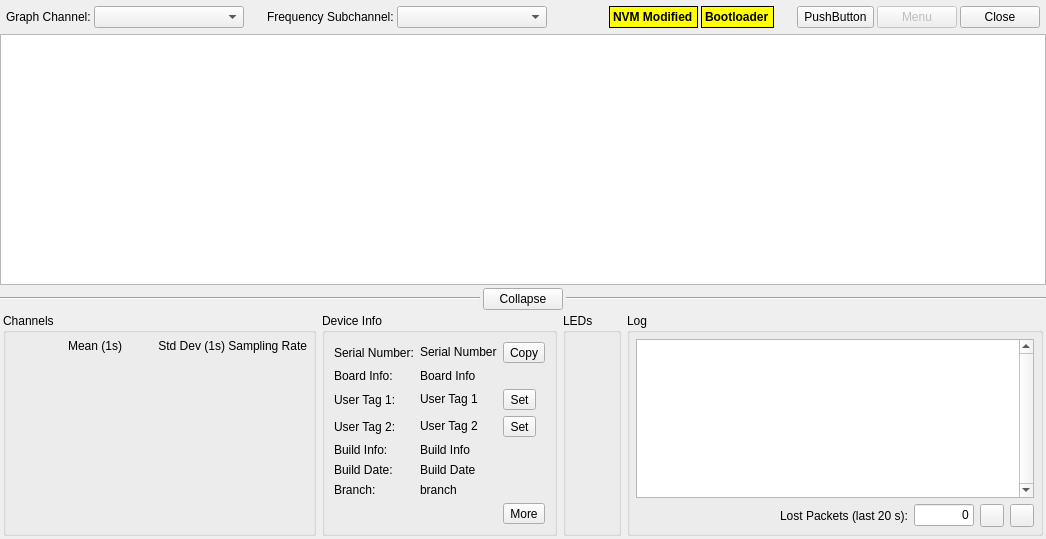
<?xml version="1.0" encoding="UTF-8"?>
<ui version="4.0">
 <class>DeviceTab</class>
 <widget class="QWidget" name="DeviceTab">
  <property name="geometry">
   <rect>
    <x>0</x>
    <y>0</y>
    <width>1046</width>
    <height>539</height>
   </rect>
  </property>
  <property name="windowTitle">
   <string>Device Tab</string>
  </property>
  <layout class="QVBoxLayout" name="verticalLayout_2">
   <property name="spacing">
    <number>0</number>
   </property>
   <property name="leftMargin">
    <number>0</number>
   </property>
   <property name="topMargin">
    <number>0</number>
   </property>
   <property name="rightMargin">
    <number>0</number>
   </property>
   <property name="bottomMargin">
    <number>0</number>
   </property>
   <item>
    <layout class="QHBoxLayout" name="horizontalLayout">
     <property name="spacing">
      <number>3</number>
     </property>
     <property name="leftMargin">
      <number>6</number>
     </property>
     <property name="topMargin">
      <number>6</number>
     </property>
     <property name="rightMargin">
      <number>6</number>
     </property>
     <property name="bottomMargin">
      <number>6</number>
     </property>
     <item>
      <widget class="QLabel" name="graphChannelLabel">
       <property name="text">
        <string>Graph Channel:</string>
       </property>
      </widget>
     </item>
     <item>
      <widget class="QComboBox" name="graphChannelComboBox">
       <property name="minimumSize">
        <size>
         <width>150</width>
         <height>0</height>
        </size>
       </property>
       <property name="maxVisibleItems">
        <number>20</number>
       </property>
      </widget>
     </item>
     <item>
      <spacer name="horizontalSpacer_2">
       <property name="orientation">
        <enum>Qt::Horizontal</enum>
       </property>
       <property name="sizeType">
        <enum>QSizePolicy::Fixed</enum>
       </property>
       <property name="sizeHint" stdset="0">
        <size>
         <width>20</width>
         <height>1</height>
        </size>
       </property>
      </spacer>
     </item>
     <item>
      <widget class="QLabel" name="fftSubchannelLabel">
       <property name="text">
        <string>Frequency Subchannel:</string>
       </property>
      </widget>
     </item>
     <item>
      <widget class="QComboBox" name="fftSubchannelComboBox">
       <property name="minimumSize">
        <size>
         <width>150</width>
         <height>0</height>
        </size>
       </property>
       <property name="maxVisibleItems">
        <number>20</number>
       </property>
      </widget>
     </item>
     <item>
      <spacer name="horizontalSpacer_5">
       <property name="orientation">
        <enum>Qt::Horizontal</enum>
       </property>
       <property name="sizeType">
        <enum>QSizePolicy::MinimumExpanding</enum>
       </property>
       <property name="sizeHint" stdset="0">
        <size>
         <width>20</width>
         <height>1</height>
        </size>
       </property>
      </spacer>
     </item>
     <item>
      <widget class="QLabel" name="nvmModifiedIndicator">
       <property name="styleSheet">
        <string notr="true">QLabel {
	background-color: yellow;
	color: black;
	font-weight: bold;
	font-size: 12px;
    border: 1px solid;
}</string>
       </property>
       <property name="text">
        <string>NVM Modified</string>
       </property>
       <property name="margin">
        <number>5</number>
       </property>
      </widget>
     </item>
     <item>
      <widget class="QLabel" name="bootloaderIndicator">
       <property name="styleSheet">
        <string notr="true">QLabel {
	background-color: yellow;
	color: black;
	font-weight: bold;
	font-size: 12px;
    border: 1px solid;
}</string>
       </property>
       <property name="text">
        <string>Bootloader</string>
       </property>
       <property name="margin">
        <number>5</number>
       </property>
      </widget>
     </item>
     <item>
      <spacer name="horizontalSpacer">
       <property name="orientation">
        <enum>Qt::Horizontal</enum>
       </property>
       <property name="sizeType">
        <enum>QSizePolicy::Fixed</enum>
       </property>
       <property name="sizeHint" stdset="0">
        <size>
         <width>20</width>
         <height>1</height>
        </size>
       </property>
      </spacer>
     </item>
     <item>
      <widget class="QToolButton" name="editDeviceSettings">
       <property name="sizePolicy">
        <sizepolicy hsizetype="Fixed" vsizetype="Minimum">
         <horstretch>0</horstretch>
         <verstretch>0</verstretch>
        </sizepolicy>
       </property>
       <property name="text">
        <string>PushButton</string>
       </property>
       <property name="iconSize">
        <size>
         <width>24</width>
         <height>24</height>
        </size>
       </property>
       <property name="toolButtonStyle">
        <enum>Qt::ToolButtonTextBesideIcon</enum>
       </property>
      </widget>
     </item>
     <item>
      <widget class="QPushButton" name="menuButton">
       <property name="enabled">
        <bool>false</bool>
       </property>
       <property name="sizePolicy">
        <sizepolicy hsizetype="Minimum" vsizetype="Minimum">
         <horstretch>0</horstretch>
         <verstretch>0</verstretch>
        </sizepolicy>
       </property>
       <property name="text">
        <string>Menu</string>
       </property>
      </widget>
     </item>
     <item>
      <widget class="QPushButton" name="closeButton">
       <property name="sizePolicy">
        <sizepolicy hsizetype="Minimum" vsizetype="Minimum">
         <horstretch>0</horstretch>
         <verstretch>0</verstretch>
        </sizepolicy>
       </property>
       <property name="text">
        <string>Close</string>
       </property>
      </widget>
     </item>
    </layout>
   </item>
   <item>
    <widget class="QStackedWidget" name="stackedWidget">
     <property name="currentIndex">
      <number>1</number>
     </property>
     <widget class="QWidget" name="disconnectPage">
      <layout class="QHBoxLayout" name="horizontalLayout_4">
       <item>
        <spacer name="horizontalSpacer_6">
         <property name="orientation">
          <enum>Qt::Horizontal</enum>
         </property>
         <property name="sizeHint" stdset="0">
          <size>
           <width>0</width>
           <height>20</height>
          </size>
         </property>
        </spacer>
       </item>
       <item>
        <layout class="QVBoxLayout" name="verticalLayout_3">
         <item>
          <spacer name="verticalSpacer_4">
           <property name="orientation">
            <enum>Qt::Vertical</enum>
           </property>
           <property name="sizeHint" stdset="0">
            <size>
             <width>20</width>
             <height>0</height>
            </size>
           </property>
          </spacer>
         </item>
         <item>
          <widget class="QLabel" name="statusLabel">
           <property name="font">
            <font>
             <weight>75</weight>
             <bold>true</bold>
            </font>
           </property>
           <property name="text">
            <string>Disconnected</string>
           </property>
           <property name="alignment">
            <set>Qt::AlignCenter</set>
           </property>
          </widget>
         </item>
         <item>
          <widget class="QProgressBar" name="statusProgressBar">
           <property name="sizePolicy">
            <sizepolicy hsizetype="Fixed" vsizetype="Fixed">
             <horstretch>0</horstretch>
             <verstretch>0</verstretch>
            </sizepolicy>
           </property>
           <property name="minimumSize">
            <size>
             <width>175</width>
             <height>0</height>
            </size>
           </property>
           <property name="value">
            <number>24</number>
           </property>
           <property name="alignment">
            <set>Qt::AlignCenter</set>
           </property>
          </widget>
         </item>
         <item>
          <spacer name="verticalSpacer_2">
           <property name="orientation">
            <enum>Qt::Vertical</enum>
           </property>
           <property name="sizeHint" stdset="0">
            <size>
             <width>20</width>
             <height>0</height>
            </size>
           </property>
          </spacer>
         </item>
        </layout>
       </item>
       <item>
        <spacer name="horizontalSpacer_3">
         <property name="orientation">
          <enum>Qt::Horizontal</enum>
         </property>
         <property name="sizeHint" stdset="0">
          <size>
           <width>0</width>
           <height>20</height>
          </size>
         </property>
        </spacer>
       </item>
      </layout>
     </widget>
     <widget class="QWidget" name="displayPage">
      <layout class="QVBoxLayout" name="verticalLayout" stretch="1,0,0">
       <property name="spacing">
        <number>3</number>
       </property>
       <property name="leftMargin">
        <number>0</number>
       </property>
       <property name="topMargin">
        <number>0</number>
       </property>
       <property name="rightMargin">
        <number>0</number>
       </property>
       <property name="bottomMargin">
        <number>0</number>
       </property>
       <item>
        <layout class="QHBoxLayout" name="panelLayout" stretch="1">
         <property name="spacing">
          <number>6</number>
         </property>
         <item>
          <widget class="GraphicsLayoutWidget" name="graphicsLayout"/>
         </item>
        </layout>
       </item>
       <item>
        <layout class="QHBoxLayout" name="horizontalLayout_6" stretch="1,0,1">
         <item>
          <widget class="Line" name="line_2">
           <property name="orientation">
            <enum>Qt::Horizontal</enum>
           </property>
          </widget>
         </item>
         <item>
          <widget class="QPushButton" name="collapseButton">
           <property name="text">
            <string>Collapse</string>
           </property>
          </widget>
         </item>
         <item>
          <widget class="Line" name="line">
           <property name="orientation">
            <enum>Qt::Horizontal</enum>
           </property>
          </widget>
         </item>
        </layout>
       </item>
       <item>
        <widget class="QWidget" name="bottomGroup" native="true">
         <layout class="QHBoxLayout" name="horizontalLayout_3" stretch="0,0,0,1">
          <property name="spacing">
           <number>6</number>
          </property>
          <property name="leftMargin">
           <number>3</number>
          </property>
          <property name="topMargin">
           <number>0</number>
          </property>
          <property name="rightMargin">
           <number>3</number>
          </property>
          <property name="bottomMargin">
           <number>3</number>
          </property>
          <item>
           <widget class="QGroupBox" name="channelGroupBox">
            <property name="title">
             <string>Channels</string>
            </property>
            <property name="alignment">
             <set>Qt::AlignLeading|Qt::AlignLeft|Qt::AlignTop</set>
            </property>
            <layout class="QVBoxLayout" name="verticalLayout_8">
             <property name="spacing">
              <number>0</number>
             </property>
             <property name="leftMargin">
              <number>6</number>
             </property>
             <property name="topMargin">
              <number>6</number>
             </property>
             <property name="rightMargin">
              <number>6</number>
             </property>
             <property name="bottomMargin">
              <number>6</number>
             </property>
             <item>
              <layout class="QGridLayout" name="channelLayout">
               <property name="spacing">
                <number>3</number>
               </property>
               <item row="0" column="1">
                <widget class="QLabel" name="meanLabel">
                 <property name="minimumSize">
                  <size>
                   <width>100</width>
                   <height>0</height>
                  </size>
                 </property>
                 <property name="text">
                  <string>Mean (1s)</string>
                 </property>
                 <property name="alignment">
                  <set>Qt::AlignRight|Qt::AlignTrailing|Qt::AlignVCenter</set>
                 </property>
                </widget>
               </item>
               <item row="0" column="3">
                <widget class="QLabel" name="samplingRateLabel">
                 <property name="minimumSize">
                  <size>
                   <width>75</width>
                   <height>0</height>
                  </size>
                 </property>
                 <property name="text">
                  <string>Sampling Rate</string>
                 </property>
                 <property name="alignment">
                  <set>Qt::AlignRight|Qt::AlignTrailing|Qt::AlignVCenter</set>
                 </property>
                </widget>
               </item>
               <item row="0" column="2">
                <widget class="QLabel" name="stdDevLabel">
                 <property name="minimumSize">
                  <size>
                   <width>100</width>
                   <height>0</height>
                  </size>
                 </property>
                 <property name="text">
                  <string>Std Dev (1s)</string>
                 </property>
                 <property name="alignment">
                  <set>Qt::AlignRight|Qt::AlignTrailing|Qt::AlignVCenter</set>
                 </property>
                </widget>
               </item>
               <item row="0" column="0">
                <widget class="QLabel" name="channelLabel">
                 <property name="minimumSize">
                  <size>
                   <width>0</width>
                   <height>0</height>
                  </size>
                 </property>
                 <property name="text">
                  <string/>
                 </property>
                </widget>
               </item>
              </layout>
             </item>
             <item>
              <spacer name="verticalSpacer">
               <property name="orientation">
                <enum>Qt::Vertical</enum>
               </property>
               <property name="sizeHint" stdset="0">
                <size>
                 <width>0</width>
                 <height>0</height>
                </size>
               </property>
              </spacer>
             </item>
            </layout>
           </widget>
          </item>
          <item>
           <widget class="QGroupBox" name="deviceInfoGroupBox">
            <property name="title">
             <string>Device Info</string>
            </property>
            <layout class="QGridLayout" name="gridLayout">
             <item row="5" column="1" colspan="2">
              <widget class="QLabel" name="buildInfo">
               <property name="cursor">
                <cursorShape>IBeamCursor</cursorShape>
               </property>
               <property name="text">
                <string>Build Info</string>
               </property>
               <property name="textInteractionFlags">
                <set>Qt::LinksAccessibleByMouse|Qt::TextSelectableByMouse</set>
               </property>
              </widget>
             </item>
             <item row="2" column="1" colspan="2">
              <widget class="QLabel" name="boardInfo">
               <property name="cursor">
                <cursorShape>IBeamCursor</cursorShape>
               </property>
               <property name="text">
                <string>Board Info</string>
               </property>
               <property name="textInteractionFlags">
                <set>Qt::LinksAccessibleByMouse|Qt::TextSelectableByMouse</set>
               </property>
              </widget>
             </item>
             <item row="3" column="2">
              <widget class="QToolButton" name="setUserTag1">
               <property name="text">
                <string>Set</string>
               </property>
              </widget>
             </item>
             <item row="0" column="0">
              <widget class="QLabel" name="serialNumberLabel">
               <property name="text">
                <string>Serial Number:</string>
               </property>
              </widget>
             </item>
             <item row="4" column="2">
              <widget class="QToolButton" name="setUserTag2">
               <property name="text">
                <string>Set</string>
               </property>
              </widget>
             </item>
             <item row="5" column="0">
              <widget class="QLabel" name="buildInfoLabel">
               <property name="text">
                <string>Build Info:</string>
               </property>
              </widget>
             </item>
             <item row="9" column="2">
              <widget class="QToolButton" name="deviceInfo">
               <property name="text">
                <string>More</string>
               </property>
              </widget>
             </item>
             <item row="3" column="0">
              <widget class="QLabel" name="userTag1Label">
               <property name="text">
                <string>User Tag 1:</string>
               </property>
              </widget>
             </item>
             <item row="2" column="0">
              <widget class="QLabel" name="boardInfoLabel">
               <property name="text">
                <string>Board Info:</string>
               </property>
              </widget>
             </item>
             <item row="6" column="0">
              <widget class="QLabel" name="buildDateLabel">
               <property name="text">
                <string>Build Date:</string>
               </property>
              </widget>
             </item>
             <item row="3" column="1">
              <widget class="QLabel" name="userTag1">
               <property name="cursor">
                <cursorShape>IBeamCursor</cursorShape>
               </property>
               <property name="text">
                <string>User Tag 1</string>
               </property>
               <property name="textInteractionFlags">
                <set>Qt::LinksAccessibleByMouse|Qt::TextSelectableByMouse</set>
               </property>
              </widget>
             </item>
             <item row="8" column="0" colspan="3">
              <spacer name="verticalSpacer_5">
               <property name="orientation">
                <enum>Qt::Vertical</enum>
               </property>
               <property name="sizeHint" stdset="0">
                <size>
                 <width>0</width>
                 <height>0</height>
                </size>
               </property>
              </spacer>
             </item>
             <item row="4" column="0">
              <widget class="QLabel" name="userTag2Label">
               <property name="text">
                <string>User Tag 2:</string>
               </property>
              </widget>
             </item>
             <item row="6" column="1" colspan="2">
              <widget class="QLabel" name="buildDate">
               <property name="cursor">
                <cursorShape>IBeamCursor</cursorShape>
               </property>
               <property name="text">
                <string>Build Date</string>
               </property>
               <property name="textInteractionFlags">
                <set>Qt::LinksAccessibleByMouse|Qt::TextSelectableByMouse</set>
               </property>
              </widget>
             </item>
             <item row="0" column="1">
              <widget class="QLabel" name="serialNumber">
               <property name="cursor">
                <cursorShape>IBeamCursor</cursorShape>
               </property>
               <property name="text">
                <string>Serial Number</string>
               </property>
               <property name="textInteractionFlags">
                <set>Qt::LinksAccessibleByMouse|Qt::TextSelectableByMouse</set>
               </property>
              </widget>
             </item>
             <item row="0" column="2">
              <widget class="QToolButton" name="copySerialNumber">
               <property name="text">
                <string>Copy</string>
               </property>
              </widget>
             </item>
             <item row="4" column="1">
              <widget class="QLabel" name="userTag2">
               <property name="cursor">
                <cursorShape>IBeamCursor</cursorShape>
               </property>
               <property name="text">
                <string>User Tag 2</string>
               </property>
               <property name="textInteractionFlags">
                <set>Qt::LinksAccessibleByMouse|Qt::TextSelectableByMouse</set>
               </property>
              </widget>
             </item>
             <item row="7" column="0">
              <widget class="QLabel" name="branchLabel">
               <property name="text">
                <string>Branch:</string>
               </property>
              </widget>
             </item>
             <item row="7" column="1" colspan="2">
              <widget class="QLabel" name="branch">
               <property name="text">
                <string>branch</string>
               </property>
               <property name="textInteractionFlags">
                <set>Qt::LinksAccessibleByMouse|Qt::TextSelectableByMouse</set>
               </property>
              </widget>
             </item>
            </layout>
           </widget>
          </item>
          <item>
           <widget class="QGroupBox" name="LEDGroupBox">
            <property name="title">
             <string>LEDs</string>
            </property>
            <property name="alignment">
             <set>Qt::AlignLeading|Qt::AlignLeft|Qt::AlignTop</set>
            </property>
            <layout class="QVBoxLayout" name="verticalLayout_7">
             <property name="spacing">
              <number>0</number>
             </property>
             <property name="leftMargin">
              <number>6</number>
             </property>
             <property name="topMargin">
              <number>6</number>
             </property>
             <property name="rightMargin">
              <number>6</number>
             </property>
             <property name="bottomMargin">
              <number>6</number>
             </property>
             <item>
              <layout class="QVBoxLayout" name="LEDLayout"/>
             </item>
             <item>
              <spacer name="verticalSpacer_3">
               <property name="orientation">
                <enum>Qt::Vertical</enum>
               </property>
               <property name="sizeHint" stdset="0">
                <size>
                 <width>0</width>
                 <height>0</height>
                </size>
               </property>
              </spacer>
             </item>
            </layout>
           </widget>
          </item>
          <item>
           <widget class="QGroupBox" name="logGroupBox">
            <property name="title">
             <string>Log</string>
            </property>
            <layout class="QVBoxLayout" name="verticalLayout_9" stretch="1,0">
             <property name="leftMargin">
              <number>6</number>
             </property>
             <property name="topMargin">
              <number>6</number>
             </property>
             <property name="rightMargin">
              <number>6</number>
             </property>
             <property name="bottomMargin">
              <number>6</number>
             </property>
             <item>
              <widget class="QListWidget" name="logList">
               <property name="sizePolicy">
                <sizepolicy hsizetype="Expanding" vsizetype="Ignored">
                 <horstretch>0</horstretch>
                 <verstretch>0</verstretch>
                </sizepolicy>
               </property>
               <property name="verticalScrollBarPolicy">
                <enum>Qt::ScrollBarAlwaysOn</enum>
               </property>
              </widget>
             </item>
             <item>
              <layout class="QHBoxLayout" name="horizontalLayout_2" stretch="0,0,0,0,0">
               <property name="topMargin">
                <number>0</number>
               </property>
               <item>
                <spacer name="horizontalSpacer_4">
                 <property name="orientation">
                  <enum>Qt::Horizontal</enum>
                 </property>
                 <property name="sizeHint" stdset="0">
                  <size>
                   <width>0</width>
                   <height>0</height>
                  </size>
                 </property>
                </spacer>
               </item>
               <item>
                <widget class="QLabel" name="recentLostPacketsLabel">
                 <property name="text">
                  <string>Lost Packets (last 20 s):</string>
                 </property>
                </widget>
               </item>
               <item>
                <widget class="QLineEdit" name="recentLostPackets">
                 <property name="sizePolicy">
                  <sizepolicy hsizetype="Fixed" vsizetype="Fixed">
                   <horstretch>0</horstretch>
                   <verstretch>0</verstretch>
                  </sizepolicy>
                 </property>
                 <property name="maximumSize">
                  <size>
                   <width>60</width>
                   <height>16777215</height>
                  </size>
                 </property>
                 <property name="text">
                  <string>0</string>
                 </property>
                 <property name="maxLength">
                  <number>10</number>
                 </property>
                 <property name="alignment">
                  <set>Qt::AlignRight|Qt::AlignTrailing|Qt::AlignVCenter</set>
                 </property>
                 <property name="readOnly">
                  <bool>true</bool>
                 </property>
                </widget>
               </item>
               <item>
                <widget class="QToolButton" name="flushLostPackets"/>
               </item>
               <item>
                <widget class="QToolButton" name="lostPacketDetails"/>
               </item>
              </layout>
             </item>
            </layout>
           </widget>
          </item>
         </layout>
        </widget>
       </item>
      </layout>
     </widget>
    </widget>
   </item>
  </layout>
  <action name="actionSetUserTag1">
   <property name="text">
    <string>Set User Tag 1</string>
   </property>
  </action>
  <action name="actionSetUserTag2">
   <property name="text">
    <string>Set User Tag 2</string>
   </property>
   <property name="toolTip">
    <string>Set User Tag 2</string>
   </property>
  </action>
  <action name="actionEditDeviceSettings">
   <property name="text">
    <string>Edit Device Settings</string>
   </property>
  </action>
  <action name="actionShowDeviceInfo">
   <property name="text">
    <string>More Device Info</string>
   </property>
   <property name="toolTip">
    <string>More Device Info</string>
   </property>
  </action>
  <action name="actionFirmwareLatestStable">
   <property name="enabled">
    <bool>false</bool>
   </property>
   <property name="text">
    <string>Latest Stable</string>
   </property>
   <property name="toolTip">
    <string>Update Firmware From Latest Stable</string>
   </property>
  </action>
  <action name="actionShowPacketStats">
   <property name="text">
    <string>Show Packet Stats</string>
   </property>
  </action>
  <action name="actionChangeActiveStreams">
   <property name="text">
    <string>Change Active Streams</string>
   </property>
  </action>
  <action name="actionRunTests">
   <property name="text">
    <string>Run Hardware Tests</string>
   </property>
  </action>
  <action name="actionSetDeviceMode">
   <property name="enabled">
    <bool>false</bool>
   </property>
   <property name="text">
    <string>Set Device Mode</string>
   </property>
  </action>
  <action name="actionFirmwareFromBranch">
   <property name="enabled">
    <bool>false</bool>
   </property>
   <property name="text">
    <string>From Branch</string>
   </property>
   <property name="toolTip">
    <string>Update Firmware From Branch</string>
   </property>
  </action>
  <action name="actionFirmwareFromCommit">
   <property name="enabled">
    <bool>false</bool>
   </property>
   <property name="text">
    <string>From Specific Commit</string>
   </property>
   <property name="toolTip">
    <string>Update Firmware From Specific Commit</string>
   </property>
  </action>
  <action name="actionFirmwareFromFile">
   <property name="enabled">
    <bool>false</bool>
   </property>
   <property name="text">
    <string>From File</string>
   </property>
   <property name="toolTip">
    <string>Update Firmware From File</string>
   </property>
  </action>
  <action name="actionForceRunBootloader">
   <property name="enabled">
    <bool>false</bool>
   </property>
   <property name="text">
    <string>Force Run Bootloader</string>
   </property>
  </action>
  <action name="actionForceRunApplication">
   <property name="enabled">
    <bool>false</bool>
   </property>
   <property name="text">
    <string>Force Run Application</string>
   </property>
   <property name="toolTip">
    <string>Force Run Application</string>
   </property>
  </action>
  <action name="actionForceReset">
   <property name="text">
    <string>Force Reset</string>
   </property>
   <property name="toolTip">
    <string>Force Reset</string>
   </property>
  </action>
  <action name="actionRaiseException">
   <property name="text">
    <string>Raise Exception</string>
   </property>
   <property name="toolTip">
    <string>Raise Exception</string>
   </property>
  </action>
  <action name="actionRecoverNVM">
   <property name="text">
    <string>Recover NVM</string>
   </property>
   <property name="toolTip">
    <string>Recover NVM</string>
   </property>
  </action>
  <action name="actionCalibrate">
   <property name="checkable">
    <bool>true</bool>
   </property>
   <property name="enabled">
    <bool>false</bool>
   </property>
   <property name="text">
    <string>Start Calibration</string>
   </property>
  </action>
  <action name="actionShakerCalibrate">
   <property name="enabled">
    <bool>false</bool>
   </property>
   <property name="text">
    <string>1g RMS Shaker Calibration</string>
   </property>
   <property name="toolTip">
    <string>1g RMS Shaker Calibration</string>
   </property>
  </action>
  <action name="actionCopySerialNumber">
   <property name="text">
    <string>Copy Serial Number</string>
   </property>
  </action>
  <action name="actionFlushLostPackets">
   <property name="text">
    <string>Flush Lost Packets</string>
   </property>
   <property name="toolTip">
    <string>Flush Lost Packets</string>
   </property>
  </action>
 </widget>
 <customwidgets>
  <customwidget>
   <class>GraphicsLayoutWidget</class>
   <extends>QGraphicsView</extends>
   <header>pyqtgraph</header>
  </customwidget>
 </customwidgets>
 <resources/>
 <connections/>
</ui>
